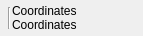
<?xml version="1.0" encoding="UTF-8"?>
<ui version="4.0">
 <class>LC_UCSStateWidget</class>
 <widget class="QWidget" name="LC_UCSStateWidget">
  <property name="geometry">
   <rect>
    <x>0</x>
    <y>0</y>
    <width>143</width>
    <height>36</height>
   </rect>
  </property>
  <property name="windowTitle">
   <string>Form</string>
  </property>
  <layout class="QGridLayout" name="gridLayout" columnstretch="0,0,2">
   <property name="leftMargin">
    <number>0</number>
   </property>
   <property name="topMargin">
    <number>1</number>
   </property>
   <property name="rightMargin">
    <number>0</number>
   </property>
   <property name="bottomMargin">
    <number>1</number>
   </property>
   <property name="horizontalSpacing">
    <number>1</number>
   </property>
   <property name="verticalSpacing">
    <number>0</number>
   </property>
   <item row="0" column="0">
    <widget class="QLabel" name="lblType">
     <property name="maximumSize">
      <size>
       <width>21</width>
       <height>21</height>
      </size>
     </property>
     <property name="toolTip">
      <string>Type of current coordinate system</string>
     </property>
     <property name="text">
      <string/>
     </property>
     <property name="pixmap">
      <pixmap resource="../../../../res/icons/icons.qrc">:/icons/ucs_wcs.lci</pixmap>
     </property>
     <property name="scaledContents">
      <bool>true</bool>
     </property>
     <property name="wordWrap">
      <bool>false</bool>
     </property>
    </widget>
   </item>
   <item row="0" column="1">
    <widget class="Line" name="line1">
     <property name="maximumSize">
      <size>
       <width>16777215</width>
       <height>22</height>
      </size>
     </property>
     <property name="frameShape">
      <enum>QFrame::VLine</enum>
     </property>
     <property name="frameShadow">
      <enum>QFrame::Sunken</enum>
     </property>
    </widget>
   </item>
   <item row="0" column="2">
    <layout class="QVBoxLayout" name="_4">
     <property name="spacing">
      <number>0</number>
     </property>
     <property name="leftMargin">
      <number>0</number>
     </property>
     <property name="topMargin">
      <number>0</number>
     </property>
     <property name="rightMargin">
      <number>0</number>
     </property>
     <property name="bottomMargin">
      <number>0</number>
     </property>
     <item>
      <widget class="QLabel" name="lblName">
       <property name="toolTip">
        <string>Name of selected coordinate system</string>
       </property>
       <property name="frameShape">
        <enum>QFrame::NoFrame</enum>
       </property>
       <property name="frameShadow">
        <enum>QFrame::Plain</enum>
       </property>
       <property name="text">
        <string>Coordinates</string>
       </property>
       <property name="wordWrap">
        <bool>false</bool>
       </property>
      </widget>
     </item>
     <item>
      <widget class="QLabel" name="lblInfo">
       <property name="toolTip">
        <string>Position of origin and angle of current UCS's in world coordinates.</string>
       </property>
       <property name="frameShape">
        <enum>QFrame::NoFrame</enum>
       </property>
       <property name="frameShadow">
        <enum>QFrame::Plain</enum>
       </property>
       <property name="text">
        <string>Coordinates</string>
       </property>
       <property name="wordWrap">
        <bool>false</bool>
       </property>
      </widget>
     </item>
    </layout>
   </item>
  </layout>
 </widget>
 <resources>
  <include location="../../../../res/icons/icons.qrc"/>
  <include location="../../../../res/icons/icons.qrc"/>
 </resources>
 <connections/>
</ui>
